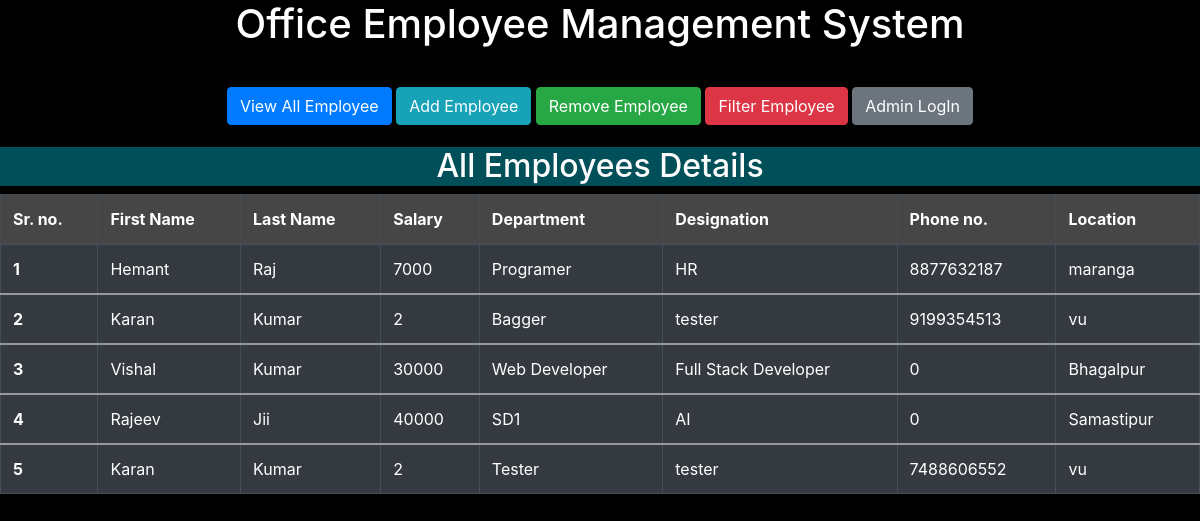
The page /all_emp on the database as committed earlier.
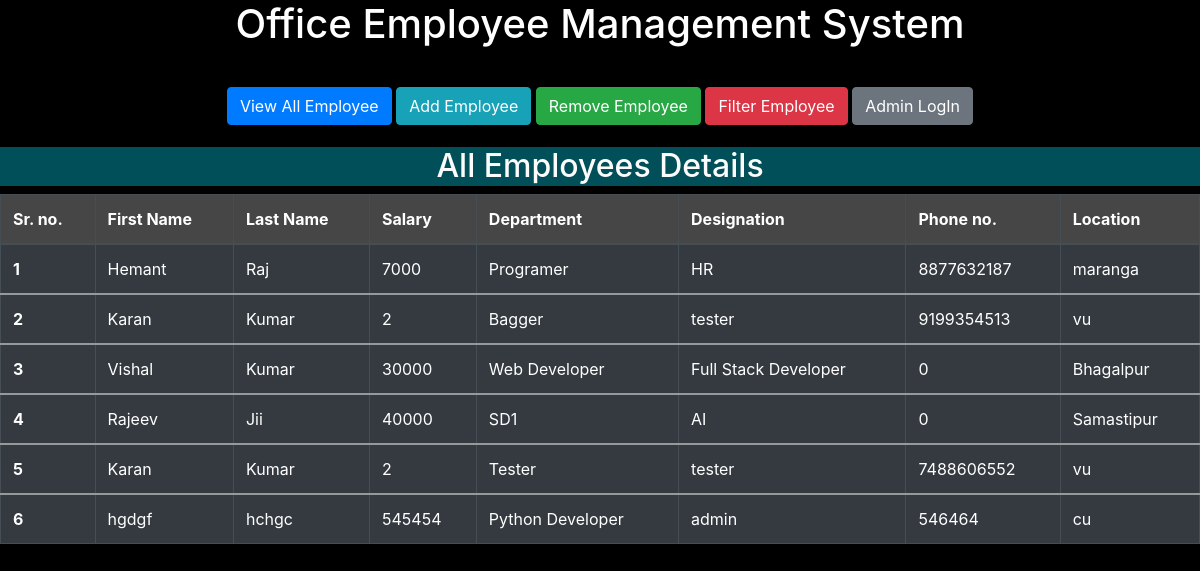
The same page on the database as committed later.
### emp_app/models.py (models this page shows, shortened)
class Employee(models.Model):
    first_name= models.CharField(max_length=100, null=False)
    last_name= models.CharField(max_length=100)
    dept = models.ForeignKey(Department,on_delete=models.CASCADE)
    salary = models.IntegerField(default=0)
    bonus = models.IntegerField(default=0)
    role = models.ForeignKey(Role, on_delete=models.CASCADE)
    phone = models.IntegerField(default=0)
    hire_date = models.DateField()
    def __str__(self):
        return "%s %s %s" %(self.first_name, self.last_name,self.phone)

class Role(models.Model):
    name= models.CharField(max_length=100, null=False)

class Department(models.Model):
    name= models.CharField(max_length=100, null=False)
    location = models.CharField(max_length=100)
    def __str__(self) -> str:
        return self.name

### emp_app/views.py (the view)
# urls.py: path("all_emp", views.all_emp, name="all_emp"),
def all_emp(request):
    emps = Employee.objects.all()
    context = {
        'emps': emps
    }
    print(context)
    return render(request, "view_all_emp.html", context)

### emp_app/templates/view_all_emp.html
{% extends 'base.html' %}
{% block body %}
<h2 style="text-align: center; background: #014f58; color: rgb(252, 252, 252);">All Employees Details</h2>
<div>
    <table class="table table-bordered table-dark">
        <thead style="background-color: #474646;">
            <tr>
                <th scope="col">Sr. no.</th>
                <th scope="col">First Name</th>
                <th scope="col">Last Name</th>
                <th scope="col">Salary</th>
                <th scope="col">Department</th>
                <th scope="col">Designation</th>
                <th scope="col">Phone no.</th>
                <th scope="col">Location</th>
            </tr>
        </thead>
        {% for emp in emps %}
        <tbody>
            <tr>
                <th scope="row">{{emp.id}}</th>
                <td>{{emp.first_name}}</td>
                <td>{{emp.last_name}}</td>
                <td>{{emp.salary}}</td>
                <td>{{emp.role.name}}</td>
                <td>{{emp.dept}}</td>
                <td>{{emp.phone}}</td>
                <td>{{emp.dept.location}}</td>
            </tr>
        </tbody>
        {% endfor%}
    </table>
</div>
{% endblock body %}

Rows that differ between the two databases and show on the page:
added Employee: id "6", first_name "hgdgf", last_name "hchgc", salary "545454", role.name "Python Developer", dept "admin", phone "546464", dept.location "cu"
